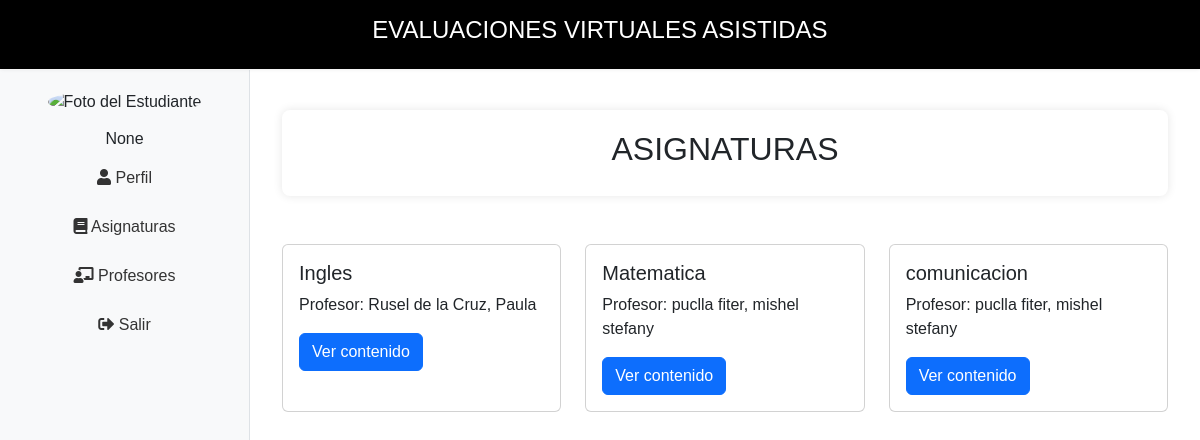
The app's page /portalEstudiante/, older data.
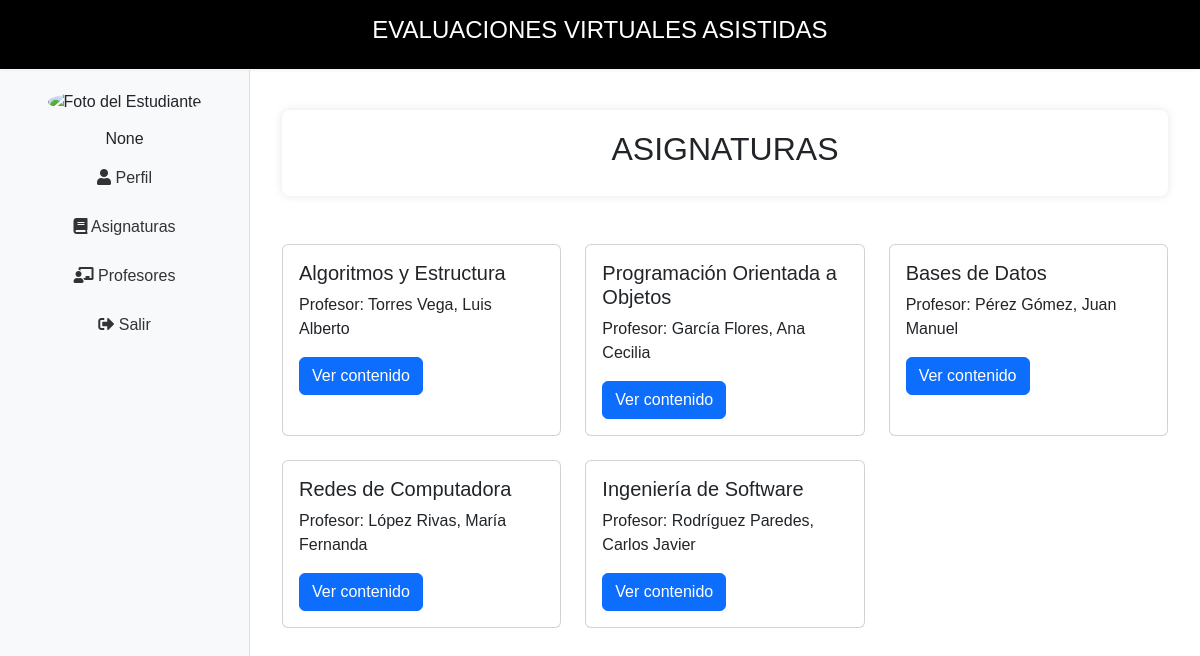
The same page, newer data.
### webApp/models.py (models this page shows, shortened)
class Curso(models.Model):
    nombre=models.CharField(max_length=50)
    docente = models.ForeignKey(Docente, on_delete=models.CASCADE, related_name='cursos')
    class Meta:
        verbose_name='curso'
        verbose_name_plural='cursos'
        db_table='cursos'

class Docente(models.Model):
    user = models.OneToOneField(User, on_delete=models.CASCADE, related_name='docente')
    apellido_paterno=models.CharField(max_length=20, verbose_name='Apeliido Paterno')
    apellido_materno=models.CharField(max_length=20, verbose_name='Apellido Materno')
    nombres=models.CharField(max_length=20)
    fecha_nacimiento=models.DateField(verbose_name='fecha de Nacimiento')
    sexo=models.CharField(max_length=1, choices=sexos, default='-')
    direccion=models.CharField(max_length=50, verbose_name="dirección",null=True, blank=True)
    telefono=models.CharField(max_length=9,null=True, blank=True)
    def nombre_completo(self):
        return "{} {}, {}".format(self.apellido_paterno, self.apellido_materno, self.nombres)
    class Meta:
        verbose_name='docente'
        verbose_name_plural='docentes'
        db_table='docente'

### portalEstudiante/views.py (the view)
# urls.py: path('',asignatura,name='asignatura'),
def asignatura(request):
    cursos = Curso.objects.select_related('docente').all()
    context = {
        'cursos': cursos,
    }
    return render(request, "Asignaturas/asignaturas.html",context)

### portalEstudiante/context_processors.py (called while the page is built, shortened)
def nombre_estudiante(request):
    return {'nombre_estudiante': None, 'foto_estudiante': None}

### portalEstudiante/templates/Asignaturas/asignaturas.html
{% extends "portalEstudiante/base.html" %}
{% load static %}
{% load widget_tweaks %}
{% block content %}
<div class="container mt-3">
    <div class="contenido">
        <h2 class="text-center" style="font-family: 'Rockwell', sans-serif;">ASIGNATURAS</h2>
    </div>
</div>
<div class="container mt-5">
    <div class="row">
        {% if cursos %}
            {% for curso in cursos %}
                <div class="col-md-4 mb-4">
                    <div class="card h-100">
                        <div class="card-body">
                            <h5 class="card-title">{{ curso.nombre }}</h5>
                            <p class="card-text">Profesor: {{ curso.docente.nombre_completo }}</p>
                            <a href="{% url 'evaluaciones' curso.id %}" class="btn btn-primary">Ver contenido</a>
                        </div>
                    </div>
                </div>
            {% endfor %}
        {% else %}
            <p>No hay cursos disponibles.</p>
        {% endif %}
    </div>
</div>
{% endblock content %}

Row changes from the older to the newer data that the page shows:
removed Curso: nombre "Ingles", docente.nombre_completo "Rusel de la Cruz, Paula"
removed Curso: nombre "Matematica", docente.nombre_completo "puclla fiter, mishel stefany"
removed Curso: nombre "comunicacion", docente.nombre_completo "puclla fiter, mishel stefany"
added Curso: nombre "Algoritmos y Estructura", docente.nombre_completo "Torres Vega, Luis Alberto"
added Curso: nombre "Programación Orientada a Objetos", docente.nombre_completo "García Flores, Ana Cecilia"
added Curso: nombre "Bases de Datos", docente.nombre_completo "Pérez Gómez, Juan Manuel"
added Curso: nombre "Redes de Computadora", docente.nombre_completo "López Rivas, María Fernanda"
added Curso: nombre "Ingeniería de Software", docente.nombre_completo "Rodríguez Paredes, Carlos Javier"
